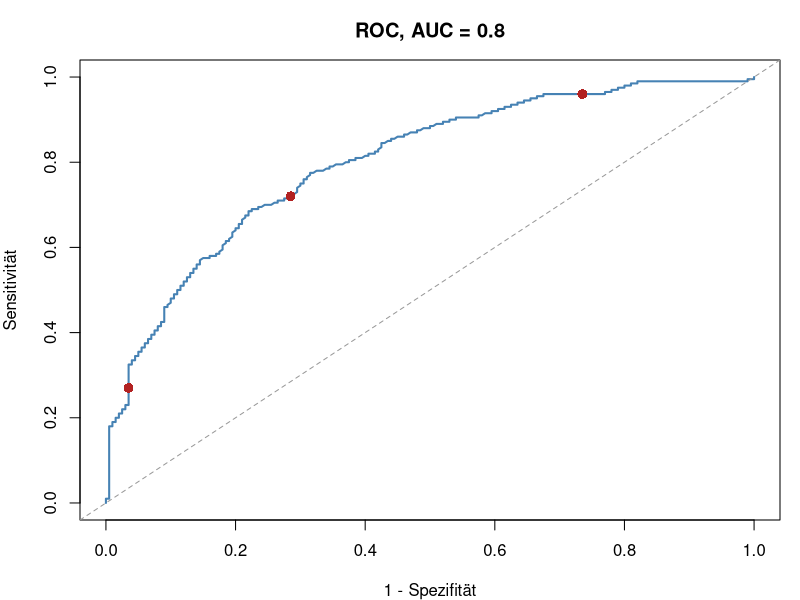

Recreate this plot in R.
## ---- chunk 1
#| label: setup-r
#| include: false
# Deterministisch konstruierte Daten, damit R und Python exakt dieselben Zahlen
# sehen. 400 Faelle mit einem Merkmal und einem binaeren Ereignis.
n <- 400
lauf <- 0:(n - 1)

richtung <- function(faktor) qnorm(((lauf * faktor) %% n + 0.5) / n)
gleich   <- function(faktor) ((lauf * faktor) %% n + 0.5) / n

merkmal <- round(50 + 12 * richtung(1), 1)
p_wahr  <- 1 / (1 + exp(-(-6.0 + 0.12 * merkmal)))

daten <- data.frame(
  ereignis = as.integer(p_wahr > gleich(137)),
  merkmal = merkmal
)

# AUC ohne Zusatzpaket: sie ist die normierte Rangsumme der positiven Faelle.
auc <- function(wahr, score) {
  raenge <- rank(score)
  n1 <- sum(wahr == 1)
  n0 <- sum(wahr == 0)
  (sum(raenge[wahr == 1]) - n1 * (n1 + 1) / 2) / (n1 * n0)
}

guete <- function(wahr, vorhersage) {
  tp <- sum(vorhersage == 1 & wahr == 1)
  fp <- sum(vorhersage == 1 & wahr == 0)
  fn <- sum(vorhersage == 0 & wahr == 1)
  tn <- sum(vorhersage == 0 & wahr == 0)
  ppv <- tp / (tp + fp)
  sens <- tp / (tp + fn)
  round(c(TP = tp, FP = fp, FN = fn, TN = tn,
          Genauigkeit = (tp + tn) / length(wahr),
          Sensitivitaet = sens,
          Spezifitaet = tn / (tn + fp),
          PPV = ppv,
          NPV = tn / (tn + fn),
          F1 = 2 * ppv * sens / (ppv + sens)), 4)
}
## ---- chunk 2
#| label: b1-kl-rechnung-r
modell <- glm(ereignis ~ merkmal, family = binomial, data = daten)
score <- predict(modell, type = "response")

vorhersage <- as.integer(score > 0.5)
table(tatsaechlich = daten$ereignis, vorhergesagt = vorhersage)

guete(daten$ereignis, vorhersage)
round(auc(daten$ereignis, score), 4)
## ---- chunk 3
#| label: b2-kl-rechnung-r
n2 <- 2000
lauf2 <- 0:(n2 - 1)
selten <- as.integer(((lauf2 * 501) %% n2) < 40)     # genau 40 Ereignisse

positiv <- which(selten == 1)
negativ <- which(selten == 0)

pruefung <- integer(n2)
pruefung[positiv[1:36]] <- 1                          # 36 von 40 erkannt
pruefung[negativ[seq(1, length(negativ), by = 10)][1:196]] <- 1

table(tatsaechlich = selten, alarm = pruefung)
guete(selten, pruefung)

guete(selten, integer(n2))                            # "immer nein"
## ---- chunk 4
#| label: fig-b3-kl-r
#| fig-cap: "Beispiel 3: ROC-Kurve mit den drei markierten Schwellen."
#| fig-height: 3.6
schwellen <- sort(unique(c(0, score, 1)), decreasing = TRUE)
punkte <- t(sapply(schwellen, function(s) {
  v <- as.integer(score > s)
  c(fpr = sum(v == 1 & daten$ereignis == 0) / sum(daten$ereignis == 0),
    tpr = sum(v == 1 & daten$ereignis == 1) / sum(daten$ereignis == 1))
}))

par(mar = c(4, 4, 3, 1))
plot(punkte[, "fpr"], punkte[, "tpr"], type = "l", lwd = 2, col = "steelblue",
     xlab = "1 - Spezifität", ylab = "Sensitivität",
     main = paste("ROC, AUC =", round(auc(daten$ereignis, score), 3)))
abline(0, 1, lty = 2, col = "grey60")
for (s in c(0.2, 0.5, 0.8)) {
  v <- as.integer(score > s)
  points(sum(v == 1 & daten$ereignis == 0) / sum(daten$ereignis == 0),
         sum(v == 1 & daten$ereignis == 1) / sum(daten$ereignis == 1),
         pch = 16, col = "firebrick", cex = 1.3)
}

for (s in c(0.2, 0.35, 0.5, 0.65, 0.8)) {
  cat("Schwelle", s, ":", "\n")
  print(guete(daten$ereignis, as.integer(score > s))[c("Sensitivitaet",
                                                       "Spezifitaet",
                                                       "PPV", "F1")])
}
## ---- chunk 5
#| label: b4-kl-rechnung-r
zusatz <- as.data.frame(sapply(1:20, function(k) richtung(3 + 2 * k)))
names(zusatz) <- paste0("z", 1:20)
voll <- cbind(daten, zusatz)

trainieren <- voll[seq(1, nrow(voll), by = 2), ]
testen     <- voll[seq(2, nrow(voll), by = 2), ]

sparsam <- glm(ereignis ~ merkmal, family = binomial, data = trainieren)
ueppig  <- glm(as.formula(paste("ereignis ~ merkmal +",
                                paste(names(zusatz), collapse = " + "))),
               family = binomial, data = trainieren)

vergleich <- function(modell, name) {
  s_tr <- predict(modell, newdata = trainieren, type = "response")
  s_te <- predict(modell, newdata = testen, type = "response")
  cat(sprintf("%-9s AUC Training = %.4f   AUC Test = %.4f\n", name,
              auc(trainieren$ereignis, s_tr), auc(testen$ereignis, s_te)))
  cat(sprintf("          Genauigkeit Training = %.4f   Test = %.4f\n",
              guete(trainieren$ereignis, as.integer(s_tr > 0.5))["Genauigkeit"],
              guete(testen$ereignis, as.integer(s_te > 0.5))["Genauigkeit"]))
}

vergleich(sparsam, "sparsam")
vergleich(ueppig, "üppig")
